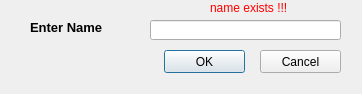
<?xml version="1.0" encoding="UTF-8"?>
<ui version="4.0">
 <class>D2</class>
 <widget class="QDialog" name="D2">
  <property name="geometry">
   <rect>
    <x>0</x>
    <y>0</y>
    <width>362</width>
    <height>94</height>
   </rect>
  </property>
  <property name="windowTitle">
   <string>Team Name</string>
  </property>
  <widget class="QLabel" name="label">
   <property name="geometry">
    <rect>
     <x>30</x>
     <y>20</y>
     <width>81</width>
     <height>16</height>
    </rect>
   </property>
   <property name="text">
    <string>&lt;html&gt;&lt;head/&gt;&lt;body&gt;&lt;p&gt;&lt;span style=&quot; font-size:10pt; font-weight:600;&quot;&gt;Enter Name&lt;/span&gt;&lt;/p&gt;&lt;/body&gt;&lt;/html&gt;</string>
   </property>
  </widget>
  <widget class="QLineEdit" name="lineEdit">
   <property name="geometry">
    <rect>
     <x>150</x>
     <y>20</y>
     <width>191</width>
     <height>20</height>
    </rect>
   </property>
  </widget>
  <widget class="QLabel" name="label_2">
   <property name="enabled">
    <bool>true</bool>
   </property>
   <property name="geometry">
    <rect>
     <x>210</x>
     <y>0</y>
     <width>81</width>
     <height>16</height>
    </rect>
   </property>
   <property name="text">
    <string>&lt;html&gt;&lt;head/&gt;&lt;body&gt;&lt;p&gt;&lt;span style=&quot; color:#ff0000;&quot;&gt;name exists !!!&lt;/span&gt;&lt;/p&gt;&lt;/body&gt;&lt;/html&gt;</string>
   </property>
  </widget>
  <widget class="QPushButton" name="pushButton">
   <property name="geometry">
    <rect>
     <x>164</x>
     <y>50</y>
     <width>81</width>
     <height>23</height>
    </rect>
   </property>
   <property name="text">
    <string>OK</string>
   </property>
  </widget>
  <widget class="QPushButton" name="pushButton_2">
   <property name="geometry">
    <rect>
     <x>260</x>
     <y>50</y>
     <width>81</width>
     <height>23</height>
    </rect>
   </property>
   <property name="text">
    <string>Cancel</string>
   </property>
  </widget>
 </widget>
 <resources/>
 <connections/>
</ui>
